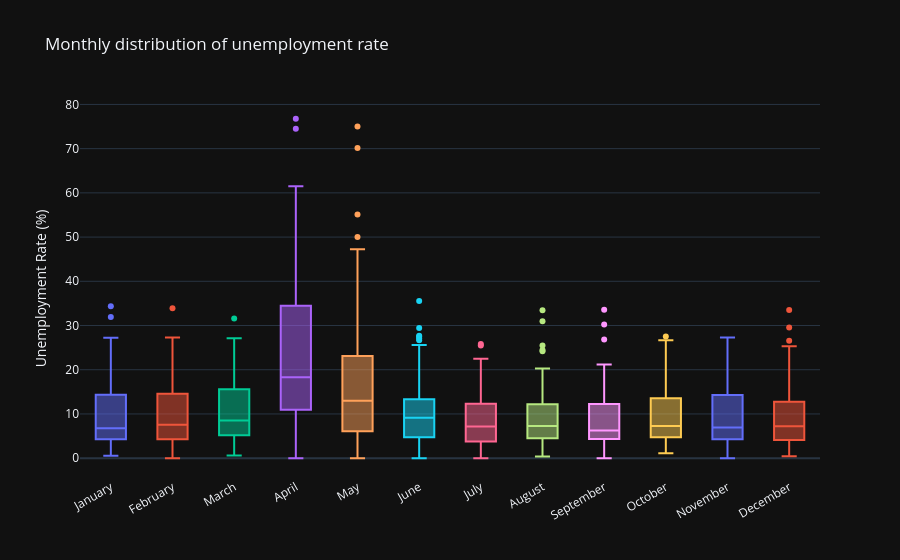

Notebook code for this chart:
### Markdown cell above
## 10. Monthly Unemployment Distribution (Box Plot)

### Code cell
month_order=['January','February','March','April','May','June','July','August','September','October','November','December']

df1['Month']=pd.Categorical(df1['Month'],categories=month_order,ordered=True)
df1_sorted=df1.sort_values('Month')

fig=px.box(
    df1_sorted, x='Month', y='Unemployment_Rate',
    title='Monthly distribution of unemployment rate',
    labels={'Unemployment_Rate':'Unemployment Rate (%)','Month':''},
    color='Month',
    template='plotly_dark'
)
fig.update_layout(showlegend=False, xaxis_tickangle=-30)
fig.show()

### Figure 1 — Plotly figure (JSON) as saved in the notebook; plotly's stock layout.template omitted (floating-point values rounded to 4 significant figures)
{"data": [{"alignmentgroup": "True", "hovertemplate": "=%{x}<br>Unemployment Rate (%)=%{y}<extra></extra>", "legendgroup": "January", "marker": {"color": "#636efa"}, "name": "January", "notched": false, "offsetgroup": "January", "orientation": "v", "showlegend": true, "type": "box", "x": ["January", "January", "January", "January", "January", "January", "January", "January", "January", "January", "January", "January", "January", "January", "January", "January", "January", "January", "January", "January", "January", "January", "January", "January", "January", "January", "January", "January", "January", "January", "January", "January", "January", "January", "January", "January", "January", "January", "January", "January", "January", "January", "January", "January", "January", "January", "January", "January", "January", "January", "January", "January", "January"], "x0": " ", "xaxis": "x", "y": [10.92, 9.13, 7.24, 6.79, 4.76, 6.49, 22.96, 9.69, 7.11, 3.8, 2.05, 2.57, 9.89, 5.35, 27.24, 6.06, 18.15, 2.28, 9.01, 20.0, 18.82, 6.65, 13.48, 18.54, 0.58, 4.17, 5.38, 13.68, 0.57, 1.81, 31.91, 6.16, 8.92, 22.19, 4.84, 5.17, 6.67, 5.82, 8.0, 16.67, 7.27, 4.11, 12.34, 0.97, 20.69, 5.02, 16.21, 1.18, 22.45, 3.66, 34.37, 4.29, 3.31], "y0": " ", "yaxis": "y"}, {"alignmentgroup": "True", "hovertemplate": "=%{x}<br>Unemployment Rate (%)=%{y}<extra></extra>", "legendgroup": "February", "marker": {"color": "#EF553B"}, "name": "February", "notched": false, "offsetgroup": "February", "orientation": "v", "showlegend": true, "type": "box", "x": ["February", "February", "February", "February", "February", "February", "February", "February", "February", "February", "February", "February", "February", "February", "February", "February", "February", "February", "February", "February", "February", "February", "February", "February", "February", "February", "February", "February", "February", "February", "February", "February", "February", "February", "February", "February", "February", "February", "February", "February", "February", "February", "February", "February", "February", "February", "February", "February", "February", "February", "February", "February", "February"], "x0": " ", "xaxis": "x", "y": [0.0, 15.42, 3.78, 6.08, 2.88, 19.86, 1.78, 5.34, 9.98, 3.31, 4.31, 4.96, 6.64, 21.23, 2.76, 27.19, 7.37, 5.66, 4.24, 2.19, 19.67, 15.11, 4.85, 11.65, 3.26, 5.28, 14.86, 9.02, 33.88, 4.42, 26.22, 9.06, 9.61, 23.29, 5.91, 6.74, 8.91, 6.04, 10.41, 3.31, 11.99, 16.67, 13.81, 1.74, 4.11, 9.79, 17.02, 27.31, 8.12, 1.17, 7.89, 7.55, 14.48], "y0": " ", "yaxis": "y"}, {"alignmentgroup": "True", "hovertemplate": "=%{x}<br>Unemployment Rate (%)=%{y}<extra></extra>", "legendgroup": "March", "marker": {"color": "#00cc96"}, "name": "March", "notched": false, "offsetgroup": "March", "orientation": "v", "showlegend": true, "type": "box", "x": ["March", "March", "March", "March", "March", "March", "March", "March", "March", "March", "March", "March", "March", "March", "March", "March", "March", "March", "March", "March", "March", "March", "March", "March", "March", "March", "March", "March", "March", "March", "March", "March", "March", "March", "March", "March", "March", "March", "March", "March", "March", "March", "March", "March", "March", "March", "March", "March", "March", "March", "March", "March"], "x0": " ", "xaxis": "x", "y": [4.92, 17.09, 4.76, 8.85, 16.4, 5.38, 5.39, 1.19, 2.39, 27.14, 8.21, 26.44, 14.29, 5.01, 16.0, 21.43, 9.88, 9.37, 15.18, 2.31, 18.54, 8.15, 9.47, 15.73, 20.45, 7.31, 12.32, 3.77, 5.63, 31.61, 6.46, 10.51, 25.69, 9.97, 15.39, 0.62, 23.92, 17.71, 9.14, 6.67, 10.34, 4.8, 1.28, 7.02, 6.1, 6.34, 2.8, 7.59, 3.96, 15.09, 4.06, 6.36], "y0": " ", "yaxis": "y"}, {"alignmentgroup": "True", "hovertemplate": "=%{x}<br>Unemployment Rate (%)=%{y}<extra></extra>", "legendgroup": "April", "marker": {"color": "#ab63fa"}, "name": "April", "notched": false, "offsetgroup": "April", "orientation": "v", "showlegend": true, "type": "box", "x": ["April", "April", "April", "April", "April", "April", "April", "April", "April", "April", "April", "April", "April", "April", "April", "April", "April", "April", "April", "April", "April", "April", "April", "April", "April", "April", "April", "April", "April", "April", "April", "April", "April", "April", "April", "April", "April", "April", "April", "April", "April", "April", "April", "April", "April", "April", "April", "April", "April", "April", "April"], "x0": " ", "xaxis": "x", "y": [53.19, 16.51, 12.25, 58.77, 3.69, 43.64, 12.5, 20.13, 19.92, 74.51, 3.66, 24.48, 32.3, 8.38, 25.28, 8.37, 4.51, 18.32, 0.0, 2.13, 61.48, 17.39, 35.53, 25.12, 12.0, 10.5, 34.88, 1.13, 21.43, 5.77, 45.55, 11.94, 0.0, 41.61, 45.09, 41.72, 14.99, 33.17, 10.71, 20.69, 26.94, 2.7, 11.76, 15.63, 15.91, 16.29, 46.89, 20.5, 13.18, 25.94, 76.74], "y0": " ", "yaxis": "y"}, {"alignmentgroup": "True", "hovertemplate": "=%{x}<br>Unemployment Rate (%)=%{y}<extra></extra>", "legendgroup": "May", "marker": {"color": "#FFA15A"}, "name": "May", "notched": false, "offsetgroup": "May", "orientation": "v", "showlegend": true, "type": "box", "x": ["May", "May", "May", "May", "May", "May", "May", "May", "May", "May", "May", "May", "May", "May", "May", "May", "May", "May", "May", "May", "May", "May", "May", "May", "May", "May", "May", "May", "May", "May", "May", "May", "May", "May", "May", "May", "May", "May", "May", "May", "May", "May", "May", "May", "May", "May", "May", "May", "May", "May", "May", "May", "May", "May", "May", "May", "May", "May", "May", "May", "May", "May", "May", "May", "May", "May", "May", "May", "May", "May", "May", "May", "May", "May", "May", "May", "May", "May", "May", "May", "May", "May", "May", "May", "May", "May", "May", "May", "May", "May", "May", "May", "May", "May", "May", "May", "May", "May", "May", "May", "May", "May", "May", "May", "May"], "x0": " ", "xaxis": "x", "y": [20.54, 8.2, 25.35, 16.89, 10.26, 1.63, 13.62, 45.78, 19.75, 7.25, 17.36, 9.17, 32.06, 38.73, 2.23, 14.4, 16.78, 34.69, 34.01, 29.25, 36.57, 1.52, 25.95, 0.89, 14.71, 13.49, 14.58, 3.57, 37.87, 6.56, 70.17, 17.23, 18.35, 0.97, 23.04, 15.88, 9.77, 10.88, 38.46, 24.1, 24.67, 11.62, 12.31, 4.09, 50.0, 75.0, 6.11, 10.77, 6.02, 1.25, 10.0, 2.95, 2.75, 18.43, 6.09, 19.9, 8.4, 15.92, 24.91, 7.87, 6.08, 40.49, 3.91, 30.28, 15.22, 12.96, 3.65, 14.58, 3.67, 3.16, 4.03, 3.73, 55.1, 34.22, 13.68, 47.26, 2.91, 9.27, 40.59, 7.11, 9.82, 2.22, 3.63, 12.78, 25.64, 7.64, 16.89, 9.17, 22.76, 22.46, 12.56, 9.38, 23.38, 14.54, 2.88, 14.46, 4.17, 6.63, 10.45, 20.0, 9.45, 4.29, 0.0, 5.46, 23.72], "y0": " ", "yaxis": "y"}, {"alignmentgroup": "True", "hovertemplate": "=%{x}<br>Unemployment Rate (%)=%{y}<extra></extra>", "legendgroup": "June", "marker": {"color": "#19d3f3"}, "name": "June", "notched": false, "offsetgroup": "June", "orientation": "v", "showlegend": true, "type": "box", "x": ["June", "June", "June", "June", "June", "June", "June", "June", "June", "June", "June", "June", "June", "June", "June", "June", "June", "June", "June", "June", "June", "June", "June", "June", "June", "June", "June", "June", "June", "June", "June", "June", "June", "June", "June", "June", "June", "June", "June", "June", "June", "June", "June", "June", "June", "June", "June", "June", "June", "June", "June", "June", "June", "June", "June", "June", "June", "June", "June", "June", "June", "June", "June", "June", "June", "June", "June", "June", "June", "June", "June", "June", "June", "June", "June", "June", "June", "June", "June", "June", "June", "June", "June", "June", "June", "June", "June", "June", "June", "June", "June", "June", "June", "June", "June", "June", "June", "June", "June", "June", "June", "June", "June", "June"], "x0": " ", "xaxis": "x", "y": [35.57, 6.46, 1.12, 1.41, 6.67, 23.08, 8.66, 12.17, 6.38, 4.71, 13.29, 3.42, 1.35, 10.01, 5.86, 11.43, 9.89, 12.72, 9.86, 9.4, 6.31, 9.0, 4.54, 13.33, 4.25, 18.11, 20.42, 10.92, 29.41, 21.43, 5.98, 12.76, 21.53, 27.07, 6.46, 4.34, 10.81, 19.88, 20.51, 5.81, 11.77, 8.46, 7.22, 18.97, 19.38, 12.09, 12.4, 6.12, 12.45, 4.23, 5.0, 27.66, 11.13, 27.47, 7.76, 12.21, 10.14, 2.63, 1.56, 2.06, 4.69, 5.92, 5.08, 6.76, 2.63, 24.93, 18.84, 1.43, 20.0, 20.49, 6.92, 25.59, 13.05, 26.64, 19.3, 13.7, 10.2, 0.0, 4.65, 13.04, 8.51, 9.33, 4.77, 0.92, 3.8, 4.94, 2.18, 4.59, 0.0, 3.05, 4.55, 13.17, 5.85, 11.62, 10.55, 10.71, 13.86, 0.85, 5.08, 5.45, 14.36, 21.14, 0.0, 7.38], "y0": " ", "yaxis": "y"}, {"alignmentgroup": "True", "hovertemplate": "=%{x}<br>Unemployment Rate (%)=%{y}<extra></extra>", "legendgroup": "July", "marker": {"color": "#FF6692"}, "name": "July", "notched": false, "offsetgroup": "July", "orientation": "v", "showlegend": true, "type": "box", "x": ["July", "July", "July", "July", "July", "July", "July", "July", "July", "July", "July", "July", "July", "July", "July", "July", "July", "July", "July", "July", "July", "July", "July", "July", "July", "July", "July", "July", "July", "July", "July", "July", "July", "July", "July", "July", "July", "July", "July", "July", "July", "July", "July", "July", "July", "July", "July", "July", "July", "July", "July", "July", "July", "July"], "x0": " ", "xaxis": "x", "y": [25.45, 11.8, 7.91, 0.52, 5.15, 21.51, 6.94, 3.75, 4.26, 4.95, 4.58, 25.81, 4.43, 0.0, 10.98, 16.22, 6.35, 11.61, 20.59, 7.38, 11.67, 11.07, 7.58, 2.56, 3.18, 4.54, 13.67, 2.29, 3.73, 9.98, 21.55, 13.44, 1.78, 15.67, 9.7, 5.64, 8.17, 9.64, 9.19, 21.8, 1.03, 5.74, 3.92, 5.62, 3.31, 12.28, 2.45, 14.68, 0.0, 6.01, 22.47, 3.66, 3.21, 16.41], "y0": " ", "yaxis": "y"}, {"alignmentgroup": "True", "hovertemplate": "=%{x}<br>Unemployment Rate (%)=%{y}<extra></extra>", "legendgroup": "August", "marker": {"color": "#B6E880"}, "name": "August", "notched": false, "offsetgroup": "August", "orientation": "v", "showlegend": true, "type": "box", "x": ["August", "August", "August", "August", "August", "August", "August", "August", "August", "August", "August", "August", "August", "August", "August", "August", "August", "August", "August", "August", "August", "August", "August", "August", "August", "August", "August", "August", "August", "August", "August", "August", "August", "August", "August", "August", "August", "August", "August", "August", "August", "August", "August", "August", "August", "August", "August", "August", "August", "August", "August", "August", "August"], "x0": " ", "xaxis": "x", "y": [5.79, 3.76, 12.06, 20.25, 6.29, 5.58, 8.95, 1.98, 11.99, 11.32, 1.27, 7.57, 6.82, 17.66, 18.56, 30.94, 10.39, 3.68, 5.8, 7.69, 7.43, 9.52, 3.5, 7.27, 3.7, 4.61, 1.4, 4.85, 0.52, 14.71, 4.94, 11.47, 2.91, 4.64, 4.9, 3.32, 9.53, 10.32, 14.73, 24.19, 6.69, 25.49, 4.19, 4.2, 4.82, 33.45, 11.0, 0.37, 6.11, 13.52, 24.48, 17.18, 12.5], "y0": " ", "yaxis": "y"}, {"alignmentgroup": "True", "hovertemplate": "=%{x}<br>Unemployment Rate (%)=%{y}<extra></extra>", "legendgroup": "September", "marker": {"color": "#FF97FF"}, "name": "September", "notched": false, "offsetgroup": "September", "orientation": "v", "showlegend": true, "type": "box", "x": ["September", "September", "September", "September", "September", "September", "September", "September", "September", "September", "September", "September", "September", "September", "September", "September", "September", "September", "September", "September", "September", "September", "September", "September", "September", "September", "September", "September", "September", "September", "September", "September", "September", "September", "September", "September", "September", "September", "September", "September", "September", "September", "September", "September", "September", "September", "September", "September", "September", "September", "September", "September"], "x0": " ", "xaxis": "x", "y": [4.31, 7.6, 33.57, 16.36, 5.3, 6.19, 5.45, 8.87, 9.62, 30.23, 3.78, 8.59, 12.63, 0.24, 15.69, 12.5, 3.47, 5.26, 4.81, 6.01, 3.61, 1.22, 13.58, 6.45, 1.86, 8.33, 6.29, 0.0, 5.49, 4.46, 9.26, 7.79, 20.59, 3.2, 5.17, 7.12, 9.46, 21.16, 1.71, 4.4, 26.84, 3.57, 3.08, 3.16, 20.14, 5.35, 5.52, 12.0, 7.0, 5.96, 15.98, 20.46], "y0": " ", "yaxis": "y"}, {"alignmentgroup": "True", "hovertemplate": "=%{x}<br>Unemployment Rate (%)=%{y}<extra></extra>", "legendgroup": "October", "marker": {"color": "#FECB52"}, "name": "October", "notched": false, "offsetgroup": "October", "orientation": "v", "showlegend": true, "type": "box", "x": ["October", "October", "October", "October", "October", "October", "October", "October", "October", "October", "October", "October", "October", "October", "October", "October", "October", "October", "October", "October", "October", "October", "October", "October", "October", "October", "October", "October", "October", "October", "October", "October", "October", "October", "October", "October", "October", "October", "October", "October", "October", "October", "October", "October", "October", "October", "October", "October", "October", "October", "October", "October", "October", "October", "October"], "x0": " ", "xaxis": "x", "y": [6.57, 7.29, 13.75, 26.67, 15.81, 6.96, 6.78, 11.17, 4.4, 7.21, 2.98, 1.13, 19.05, 1.18, 7.13, 5.48, 10.18, 4.83, 24.06, 10.27, 13.02, 15.84, 7.83, 3.7, 12.41, 10.35, 9.68, 4.65, 1.17, 3.81, 21.04, 5.45, 14.06, 9.14, 27.54, 5.35, 7.2, 12.47, 24.17, 14.66, 4.91, 1.46, 6.74, 19.27, 4.5, 4.7, 4.28, 12.56, 23.77, 4.72, 7.51, 3.87, 13.99, 3.52, 12.31], "y0": " ", "yaxis": "y"}, {"alignmentgroup": "True", "hovertemplate": "=%{x}<br>Unemployment Rate (%)=%{y}<extra></extra>", "legendgroup": "November", "marker": {"color": "#636efa"}, "name": "November", "notched": false, "offsetgroup": "November", "orientation": "v", "showlegend": true, "type": "box", "x": ["November", "November", "November", "November", "November", "November", "November", "November", "November", "November", "November", "November", "November", "November", "November", "November", "November", "November", "November", "November", "November", "November", "November", "November", "November", "November", "November", "November", "November", "November", "November", "November", "November", "November", "November", "November", "November", "November", "November", "November", "November", "November", "November", "November", "November", "November", "November", "November", "November", "November", "November", "November", "November", "November", "November"], "x0": " ", "xaxis": "x", "y": [6.47, 27.06, 4.04, 7.53, 2.65, 27.15, 16.11, 2.72, 5.0, 7.07, 6.94, 2.77, 1.19, 12.4, 25.25, 5.23, 25.2, 6.06, 11.31, 27.27, 10.47, 2.23, 2.46, 4.68, 7.54, 4.12, 4.72, 17.62, 6.71, 22.86, 16.59, 7.6, 6.31, 6.34, 1.5, 3.02, 22.05, 3.44, 14.73, 0.0, 6.61, 8.32, 14.3, 5.56, 5.83, 4.66, 14.29, 11.11, 8.07, 10.39, 17.34, 23.71, 3.68, 1.37, 13.11], "y0": " ", "yaxis": "y"}, {"alignmentgroup": "True", "hovertemplate": "=%{x}<br>Unemployment Rate (%)=%{y}<extra></extra>", "legendgroup": "December", "marker": {"color": "#EF553B"}, "name": "December", "notched": false, "offsetgroup": "December", "orientation": "v", "showlegend": true, "type": "box", "x": ["December", "December", "December", "December", "December", "December", "December", "December", "December", "December", "December", "December", "December", "December", "December", "December", "December", "December", "December", "December", "December", "December", "December", "December", "December", "December", "December", "December", "December", "December", "December", "December", "December", "December", "December", "December", "December", "December", "December", "December", "December", "December", "December", "December", "December", "December", "December", "December", "December", "December", "December", "December", "December"], "x0": " ", "xaxis": "x", "y": [13.96, 1.35, 4.38, 3.73, 12.37, 7.24, 7.39, 10.77, 3.36, 10.16, 1.8, 6.2, 19.46, 7.31, 14.91, 3.03, 1.56, 8.33, 5.02, 22.01, 7.02, 3.57, 2.94, 25.32, 11.07, 0.41, 23.65, 5.71, 15.15, 29.56, 7.83, 5.21, 26.53, 4.22, 6.13, 8.05, 6.11, 8.43, 7.37, 1.99, 18.04, 4.52, 16.97, 11.97, 3.54, 5.21, 5.79, 4.67, 16.22, 3.46, 7.88, 33.48, 1.0], "y0": " ", "yaxis": "y"}], "layout": {"autosize": true, "boxmode": "overlay", "legend": {"title": {"text": ""}, "tracegroupgap": 0}, "showlegend": false, "title": {"text": "Monthly distribution of unemployment rate"}, "xaxis": {"anchor": "y", "autorange": true, "categoryarray": ["January", "February", "March", "April", "May", "June", "July", "August", "September", "October", "November", "December"], "categoryorder": "array", "domain": [0, 1], "range": [-0.5, 11.5], "tickangle": -30, "title": {"text": ""}, "type": "category"}, "yaxis": {"anchor": "x", "autorange": true, "domain": [0, 1], "range": [-4.263, 81.0], "title": {"text": "Unemployment Rate (%)"}, "type": "linear"}}}
